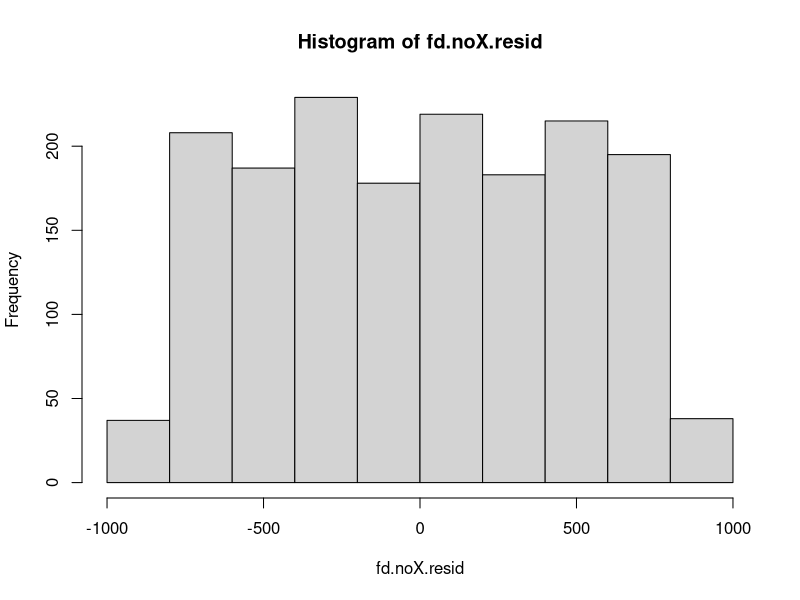
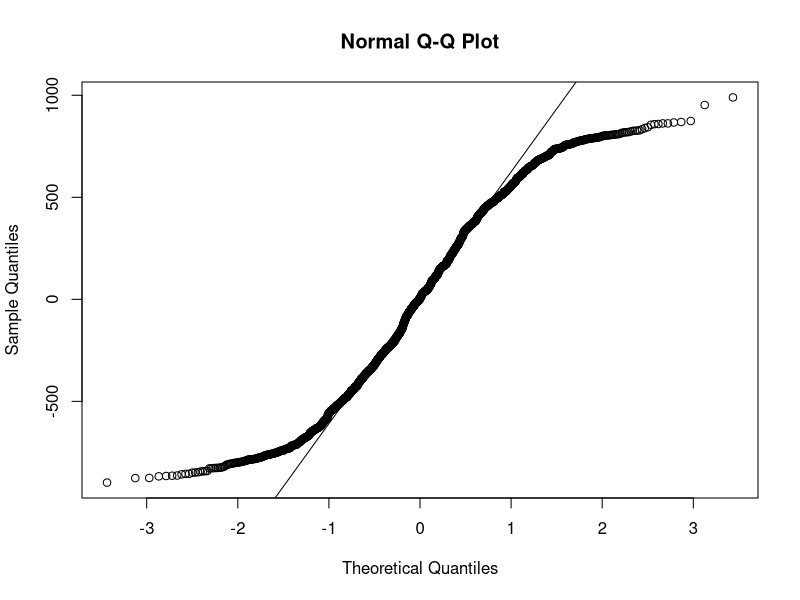
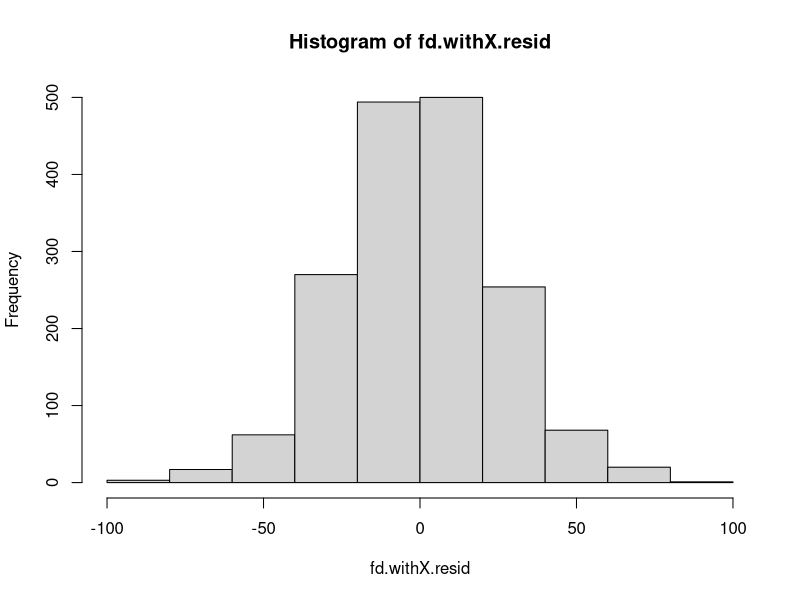
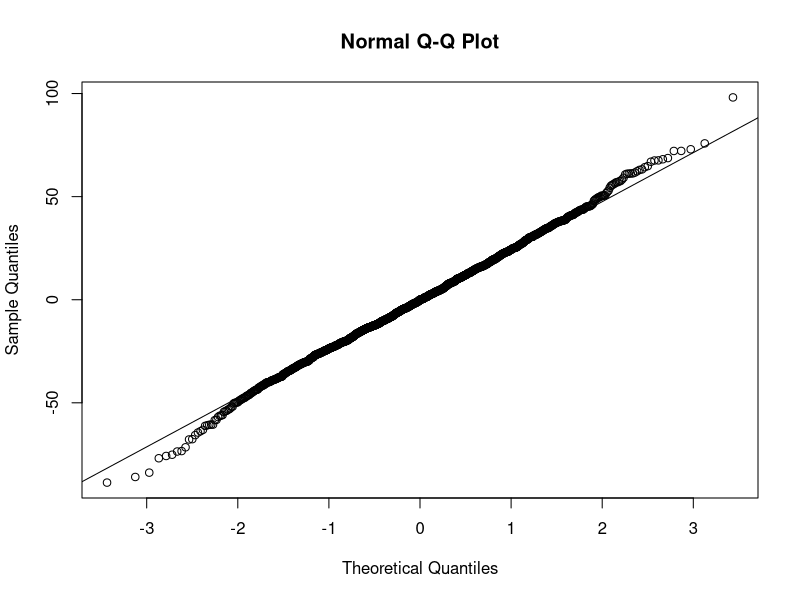

The R source for these figures, in order:
# Figure 7
fd = read.delim("freqdur.txt")
fd$LogFreq = log(fd$Freq)

fd$FactorX = 1:nrow(fd) 		
fd$DurX = fd$Dur + fd$FactorX

fd.noX.lm = lm(DurX ~ LogFreq + AoA + Fam, data = fd)

fd.noX.resid = resid(fd.noX.lm)	

png(filename = "ch11.figure7a.png", height = 900, width = 1200, unit = "px",
    res = 200)

hist(fd.noX.resid)

dev.off()

png(filename = "ch11.figure7b.png", height = 900, width = 1200, unit = "px",
    res = 200)

qqnorm(fd.noX.resid)	
qqline(fd.noX.resid)

dev.off()

# Figure 8
fd.withX.lm = lm(DurX ~ LogFreq + AoA + Fam + FactorX, data = fd)
fd.withX.resid = resid(fd.withX.lm)

png(filename = "ch11.figure8a.png", height = 900, width = 1200, unit = "px",
    res = 200)

hist(fd.withX.resid)

dev.off()

png(filename = "ch11.figure8b.png", height = 900, width = 1200, unit = "px",
    res = 200)

qqnorm(fd.withX.resid)	
qqline(fd.withX.resid)

dev.off()